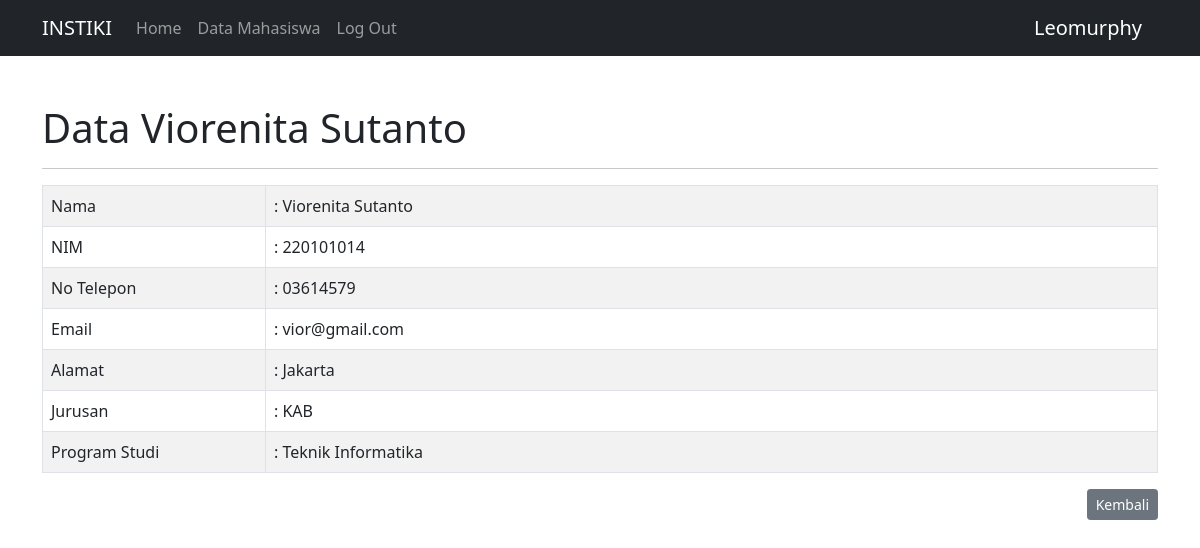
Screenshot of /detail.php?id_mhs=16 (signed in) with the database file from the repository.
### tables this page shows
CREATE TABLE `tb_mhs` (
  `id_mhs` int(10) NOT NULL AUTO_INCREMENT,
  `nama` varchar(200) DEFAULT NULL,
  `nim` varchar(10) DEFAULT NULL,
  `no_tlp` varchar(100) DEFAULT NULL,
  `email` varchar(50) DEFAULT NULL,
  `alamat` varchar(200) DEFAULT NULL,
  `jurusan` varchar(100) DEFAULT NULL,
  `prodi` varchar(100) DEFAULT NULL,
  PRIMARY KEY (`id_mhs`)
);

### config/controller.php (called while the page is built, shortened)
<?php
function select($query)
{
    global $db;
    $result = mysqli_query($db, $query);
    $rows = [];
    while ($row = mysqli_fetch_assoc($result)){
        $rows[] = $row;
    }
    return $rows;
}

### detail.php (the view, shortened to what this page needs)
<?php
include 'layout/header.php';
$id_mhs = (int)$_GET['id_mhs'];
$mahasiswa = select("SELECT * FROM tb_mhs WHERE id_mhs = $id_mhs")[0];
?>
    <div class="container mt-5">
        <h1>Data <?= $mahasiswa['nama']; ?></h1>
        <hr>
        <table class="table table-bordered table-striped mt-3">
            <tr>
                <td width="20%">Nama</td>
                <td>: <?= $mahasiswa['nama']; ?></td>
            </tr>
            <tr>
                <td>NIM</td>
                <td>: <?= $mahasiswa['nim']; ?></td>
            </tr>
            <tr>
                <td>No Telepon</td>
                <td>: <?= $mahasiswa['no_tlp']; ?></td>
            </tr>
            <tr>
                <td>Email</td>
                <td>: <?= $mahasiswa['email']; ?></td>
            </tr>
            <tr>
                <td>Alamat</td>
                <td>: <?= $mahasiswa['alamat']; ?></td>
            </tr>
            <tr>
                <td>Jurusan</td>
                <td>: <?= $mahasiswa['jurusan']; ?></td>
            </tr>
            <tr>
                <td>Program Studi</td>
                <td>: <?= $mahasiswa['prodi']; ?></td>
            </tr>
        </table>
        <a href="datamahasiswa.php" class="btn btn-secondary btn-sm" style="float: right ;">Kembali</a>
    </div>
<?php include 'layout/footer.php'; ?>

### rows the page displays
tb_mhs: nama "Viorenita Sutanto", nim "220101014", no_tlp "03614579", email "vior@gmail.com", alamat "Jakarta", jurusan "KAB", prodi "Teknik Informatika"

### other values shown
$_SESSION['username'] "Leomurphy"
